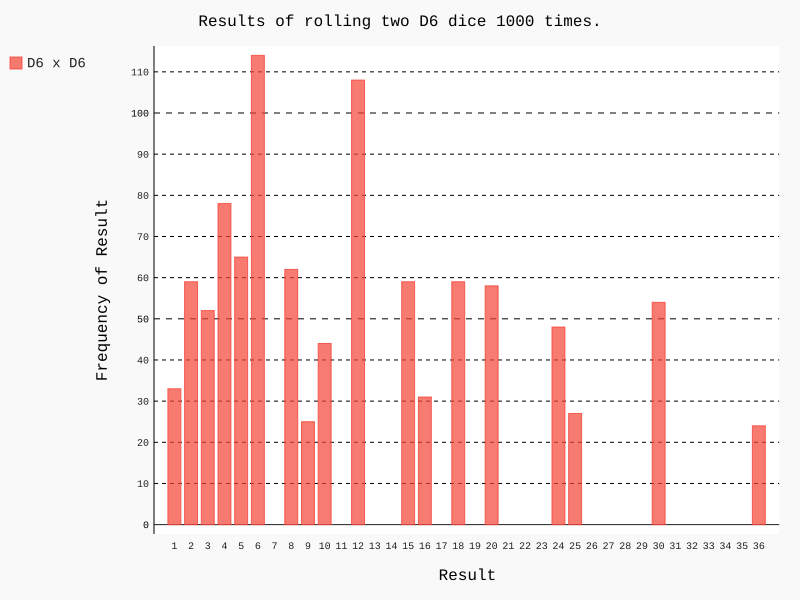

Generate this figure with Python:
#!/usr/bin/env python3
# -*- coding: utf-8 -*-
"""
Created on Wed Apr 30 13:51:02 2025

@author: sergio
"""

# Importando bibliotecas
# Importa a classe Die do módulo die
from die import Die
# Importa a biblioteca pygal para gráficos.
import pygal

# Cria um dado de 6 lados, instância
D6_1 = Die()
D6_2 = Die()

# Inicializa uma lista para armazenar os resultados
results = []
# Simula 1000 lançamentos
for roll_num in range(1000):
    # Lança o dado
    result = D6_1.roll()*D6_2.roll()
    # Adiciona o resultado à lista
    results.append(result)

# Imprime os resultados
print(results)

# Inicializa uma lista para armazenar as frequências
frequencies = []
max_result = D6_1.num_sides * D6_2.num_sides
# Calcula a frequência de cada valor
for value in range(1, max_result + 1):
    # Conta as ocorrências do valor
    frequency = results.count(value)
    # Adiciona a frequência à lista
    frequencies.append(frequency)

# Imprime as frequências
print(frequencies)

# Visualiza os resultados
# Cria um gráfico de barras.
hist = pygal.Bar()
# Define o título.
hist.title = "Results of rolling two D6 dice 1000 times."
# Define os rótulos do eixo x.
hist.x_labels = [value for value in range(1,max_result+1)]
# Define o título do eixo x.
hist.x_title = "Result"
# Define o título do eixo y.
hist.y_title = "Frequency of Result"
# Adiciona os dados ao gráfico.
hist.add('D6 x D6', frequencies)

# Salva o gráfico em SVG.
hist.render_to_file("dice_visual.svg")
# Informa que o gráfico foi salvo.
print("Gráfico salvo como dice_visual.svg")
